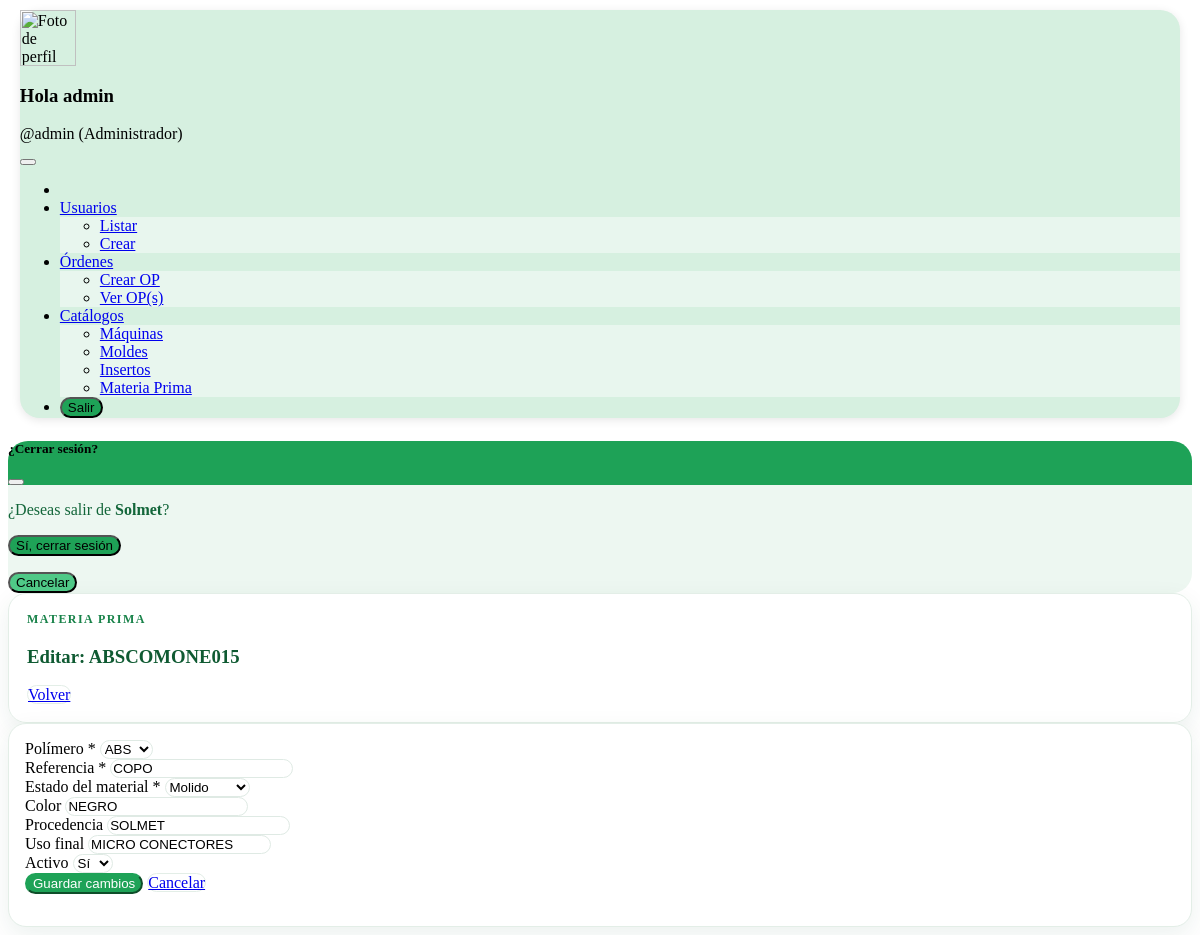
/PRESENTACION/MateriaPrima/editar.php?codigo=ABSCOMONE015 (signed in), run on the app's committed database.
### tables this page shows
CREATE TABLE `materia_prima` (
  `codigo` varchar(25) NOT NULL,
  `polimero` varchar(20) NOT NULL,
  `referencia` varchar(100) NOT NULL,
  `estado` enum('original','peletizado','molido') NOT NULL,
  `color` varchar(50) DEFAULT NULL,
  `procedencia` varchar(100) DEFAULT NULL,
  `uso_final` varchar(100) DEFAULT NULL,
  `activo` tinyint(1) NOT NULL DEFAULT 1,
  `created_at` timestamp NOT NULL DEFAULT current_timestamp(),
  `updated_at` timestamp NULL DEFAULT NULL ON UPDATE current_timestamp()
);

### PERSISTENCIA/Conexion.php (called while the page is built, shortened)
<?php
class Conexion {
    private ?PDO $pdo  = null;
    private ?PDOStatement $stmt = null;
    private string $host = '';
    private string $port = '';
    private string $db   = '';
    private string $user = '';
    private string $pass = '';
    public function __construct() {
        $this->host = getenv('DB_HOST') ?: '127.0.0.1';
        $this->port = getenv('DB_PORT') ?: '3306';
        $this->db   = getenv('DB_NAME') ?: 'solmet';
        $this->user = getenv('DB_USER') ?: 'root';
        $this->pass = getenv('DB_PASS') ?: '';
    }
    public function abrir(): void {
        $dsn = "mysql:host={$this->host};port={$this->port};dbname={$this->db};charset=utf8mb4";
        $opts = [
            PDO::ATTR_ERRMODE            => PDO::ERRMODE_EXCEPTION,
            PDO::ATTR_DEFAULT_FETCH_MODE => PDO::FETCH_BOTH,
            PDO::ATTR_EMULATE_PREPARES   => false,
            PDO::MYSQL_ATTR_INIT_COMMAND => "SET NAMES utf8mb4 COLLATE utf8mb4_general_ci",
            PDO::ATTR_PERSISTENT         => false,
            PDO::MYSQL_ATTR_USE_BUFFERED_QUERY => true,
        ];
        $this->pdo = new PDO($dsn, $this->user, $this->pass, $opts);
    }
    public function ejecutar(string $sql, array $params = []): void {
        $this->stmt = $this->pdo->prepare($sql);
        $this->stmt->execute($params);
    }
    public function registro(): array|false {
        return $this->stmt ? $this->stmt->fetch() : false;
    }
    public function cerrar(): void {
        $this->stmt = null;
        $this->pdo  = null;
    }
}

### PERSISTENCIA/MateriaPrimaDAO.php (called while the page is built, shortened)
<?php
require_once __DIR__ . '/Conexion.php';
class MateriaPrimaDAO
{
    public static function estadosValidos(): array
    {
        return ['original', 'peletizado', 'molido'];
    }
}

### PRESENTACION/MateriaPrima/editar.php (the view, shortened to what this page needs)
<?php
require_once __DIR__ . '/../../persistencia/Conexion.php';
require_once __DIR__ . '/../../persistencia/MateriaPrimaDAO.php';
function h($s){ return htmlspecialchars((string)$s, ENT_QUOTES, 'UTF-8'); }
$RUTA_EDITAR   = 'PRESENTACION/MateriaPrima/editar.php';
$RUTA_LISTAR   = 'PRESENTACION/MateriaPrima/listar.php';
$URL_ACTUALIZAR= '?pid=' . base64_encode($RUTA_EDITAR);
$URL_LISTAR    = '?pid=' . base64_encode($RUTA_LISTAR);
$codigo = trim($_GET['codigo'] ?? '');
$cx = new Conexion();
$cx->abrir();
[$sqlItem, $pItem] = MateriaPrimaDAO::obtenerPorCodigo($codigo);
$cx->ejecutar($sqlItem, $pItem);
$item = $cx->registro();
$polimerosBase = ['PP','PE','ABS','POM','PVC','PET','PA'];
$polimerosBD = [];
try {
  $sqlPol = "SELECT DISTINCT polimero FROM materia_prima ORDER BY polimero ASC";
  $cx->ejecutar($sqlPol, []);
  while ($r = $cx->registro()) {
    if (!empty($r['polimero'])) $polimerosBD[] = $r['polimero'];
  }
} catch (Throwable $e) {
}
$polimerosSugeridos = array_values(array_unique(array_merge($polimerosBase, $polimerosBD)));
$estados = MateriaPrimaDAO::estadosValidos();
include_once __DIR__ . '/../Admin/menuAdmin.php';
?>
<div class="container-xxl px-3 px-md-4 px-lg-5 my-3">
  <div class="hero mb-3 d-flex justify-content-between align-items-center">
    <div>
      <div class="eyebrow mb-1">Materia prima</div>
      <h3 class="hero-title mb-0">Editar: <?= h($item['codigo']) ?></h3>
    </div>
    <a class="btn btn-ghost" href="<?= h($URL_LISTAR) ?>"><i class="fa-solid fa-arrow-left me-1"></i> Volver</a>
  </div>
  <div class="card-elev">
    <div class="card-body">
      <form method="post" action="<?= h($URL_ACTUALIZAR) ?>" class="row g-3">
        <div class="col-md-3">
          <label class="form-label">Polímero *</label>
          <select name="polimero" class="form-select soft-input" required>
            <?php foreach ($polimerosSugeridos as $p): ?>
              <option value="<?= h($p) ?>" <?= ($item['polimero']===$p)?'selected':'' ?>><?= h($p) ?></option>
            <?php endforeach; ?>
          </select>
        </div>
        <div class="col-md-5">
          <label class="form-label">Referencia *</label>
          <input name="referencia" class="form-control soft-input" value="<?= h($item['referencia']) ?>" required maxlength="100">
        </div>
        <div class="col-md-4">
          <label class="form-label">Estado del material *</label>
          <select name="estado" class="form-select soft-input" required>
            <?php foreach ($estados as $e): ?>
              <option value="<?= h($e) ?>" <?= ($item['estado']===$e)?'selected':'' ?>><?= h(ucfirst($e)) ?></option>
            <?php endforeach; ?>
          </select>
        </div>
        <div class="col-md-3">
          <label class="form-label">Color</label>
          <input name="color" class="form-control soft-input" value="<?= h((string)$item['color']) ?>" maxlength="50">
        </div>
        <div class="col-md-3">
          <label class="form-label">Procedencia</label>
          <input name="procedencia" class="form-control soft-input" value="<?= h((string)$item['procedencia']) ?>" maxlength="100">
        </div>
        <div class="col-md-3">
          <label class="form-label">Uso final</label>
          <input name="uso_final" class="form-control soft-input" value="<?= h((string)$item['uso_final']) ?>" maxlength="100">
        </div>
        <div class="col-md-3">
          <label class="form-label">Activo</label>
          <select name="activo" class="form-select soft-input">
            <option value="1" <?= ((int)$item['activo']===1)?'selected':'' ?>>Sí</option>
          </select>
        </div>
        <div class="col-12 d-flex gap-2">
          <button class="btn btn-accent"><i class="fa-solid fa-floppy-disk me-1"></i> Guardar cambios</button>
          <a class="btn btn-ghost" href="<?= h($URL_LISTAR) ?>">Cancelar</a>
        </div>
      </form>
    </div>
  </div>
</div>

### PRESENTACION/MateriaPrima/editar.php (style rules this page uses)
.hero { border-radius:18px; border:1px solid #e3eee7; box-shadow:0 8px 24px rgba(16,80,54,.08); padding:18px; }
.eyebrow { letter-spacing:.12em; font-size:.75rem; color:#188249; font-weight:700; text-transform:uppercase; }
.hero-title { font-weight:800; color:#0f5a32; }
.card-elev { background:#fff; border:1px solid #e3eee7; border-radius:18px; box-shadow:0 8px 24px rgba(16,80,54,.08); overflow:hidden; }
.card-elev .card-body { padding:16px; }
.btn-ghost { background:#fff; border:1px solid #e3eee7; border-radius:12px; }
.btn-accent { background:#1ea257; border-color:#1ea257; color:#fff; border-radius:12px; }
.soft-input { border-radius:12px; border:1px solid #dfeae4; background:#fff; transition:.2s ease; }

### data on the page
materia_prima: codigo "ABSCOMONE015", referencia "COPO", estado "Molido", color "NEGRO", procedencia "SOLMET", uso_final "MICRO CONECTORES", activo "Sí"

### other printed values
$displayName "admin"
$username "admin"
form field polimero "ABS"
